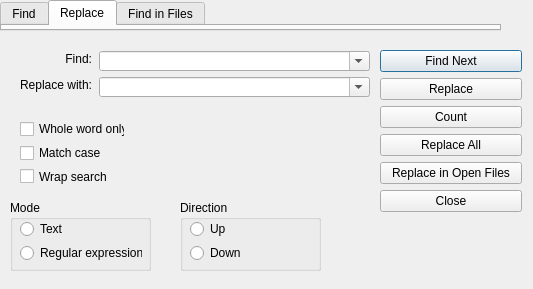
<?xml version="1.0" encoding="UTF-8"?>
<ui version="4.0">
 <class>Ui::Search</class>
 <widget class="QDialog" name="Ui::Search">
  <property name="geometry">
   <rect>
    <x>0</x>
    <y>0</y>
    <width>533</width>
    <height>289</height>
   </rect>
  </property>
  <property name="contextMenuPolicy">
   <enum>Qt::NoContextMenu</enum>
  </property>
  <property name="windowTitle">
   <string>Search</string>
  </property>
  <property name="modal">
   <bool>false</bool>
  </property>
  <widget class="QTabWidget" name="tabFindContainer">
   <property name="geometry">
    <rect>
     <x>0</x>
     <y>0</y>
     <width>501</width>
     <height>31</height>
    </rect>
   </property>
   <property name="sizePolicy">
    <sizepolicy hsizetype="Expanding" vsizetype="Expanding">
     <horstretch>1</horstretch>
     <verstretch>1</verstretch>
    </sizepolicy>
   </property>
   <property name="maximumSize">
    <size>
     <width>16777215</width>
     <height>16777215</height>
    </size>
   </property>
   <property name="tabShape">
    <enum>QTabWidget::Rounded</enum>
   </property>
   <property name="currentIndex">
    <number>1</number>
   </property>
   <widget class="QWidget" name="tabFind">
    <attribute name="title">
     <string>Find</string>
    </attribute>
   </widget>
   <widget class="QWidget" name="tabReplace">
    <attribute name="title">
     <string>Replace</string>
    </attribute>
   </widget>
   <widget class="QWidget" name="tabFindInFiles">
    <property name="enabled">
     <bool>true</bool>
    </property>
    <attribute name="title">
     <string>Find in Files</string>
    </attribute>
   </widget>
  </widget>
  <widget class="QWidget" name="verticalLayoutWidget">
   <property name="geometry">
    <rect>
     <x>380</x>
     <y>50</y>
     <width>144</width>
     <height>181</height>
    </rect>
   </property>
   <layout class="QVBoxLayout" name="lyBtnContainer">
    <property name="sizeConstraint">
     <enum>QLayout::SetFixedSize</enum>
    </property>
    <item>
     <widget class="QPushButton" name="btnFindNext">
      <property name="sizePolicy">
       <sizepolicy hsizetype="Fixed" vsizetype="Fixed">
        <horstretch>0</horstretch>
        <verstretch>0</verstretch>
       </sizepolicy>
      </property>
      <property name="minimumSize">
       <size>
        <width>142</width>
        <height>0</height>
       </size>
      </property>
      <property name="text">
       <string>Find Next</string>
      </property>
     </widget>
    </item>
    <item>
     <widget class="QPushButton" name="btnReplace">
      <property name="minimumSize">
       <size>
        <width>142</width>
        <height>0</height>
       </size>
      </property>
      <property name="text">
       <string>Replace</string>
      </property>
     </widget>
    </item>
    <item>
     <widget class="QPushButton" name="btnCount">
      <property name="minimumSize">
       <size>
        <width>142</width>
        <height>0</height>
       </size>
      </property>
      <property name="text">
       <string>Count</string>
      </property>
     </widget>
    </item>
    <item>
     <widget class="QPushButton" name="btnReplaceAll">
      <property name="minimumSize">
       <size>
        <width>142</width>
        <height>0</height>
       </size>
      </property>
      <property name="text">
       <string>Replace All</string>
      </property>
     </widget>
    </item>
    <item>
     <widget class="QPushButton" name="btnReplaceInOpenDocs">
      <property name="minimumSize">
       <size>
        <width>142</width>
        <height>0</height>
       </size>
      </property>
      <property name="text">
       <string>Replace in Open Files</string>
      </property>
     </widget>
    </item>
    <item>
     <widget class="QPushButton" name="btnClose">
      <property name="minimumSize">
       <size>
        <width>142</width>
        <height>0</height>
       </size>
      </property>
      <property name="text">
       <string>Close</string>
      </property>
     </widget>
    </item>
   </layout>
  </widget>
  <widget class="QLabel" name="label">
   <property name="geometry">
    <rect>
     <x>21</x>
     <y>51</y>
     <width>71</width>
     <height>16</height>
    </rect>
   </property>
   <property name="text">
    <string>Find:</string>
   </property>
   <property name="alignment">
    <set>Qt::AlignRight|Qt::AlignTrailing|Qt::AlignVCenter</set>
   </property>
  </widget>
  <widget class="QWidget" name="layoutWidget">
   <property name="geometry">
    <rect>
     <x>20</x>
     <y>120</y>
     <width>105</width>
     <height>65</height>
    </rect>
   </property>
   <layout class="QVBoxLayout" name="verticalLayout_2">
    <item>
     <widget class="QCheckBox" name="cbOptWholeWord">
      <property name="text">
       <string>Whole word only</string>
      </property>
     </widget>
    </item>
    <item>
     <widget class="QCheckBox" name="cbOptMatchCase">
      <property name="text">
       <string>Match case</string>
      </property>
     </widget>
    </item>
    <item>
     <widget class="QCheckBox" name="cbOptWrapSearch">
      <property name="text">
       <string>Wrap search</string>
      </property>
     </widget>
    </item>
   </layout>
  </widget>
  <widget class="QGroupBox" name="groupBox">
   <property name="geometry">
    <rect>
     <x>10</x>
     <y>200</y>
     <width>141</width>
     <height>71</height>
    </rect>
   </property>
   <property name="title">
    <string>Mode</string>
   </property>
   <widget class="QWidget" name="layoutWidget_3">
    <property name="geometry">
     <rect>
      <x>10</x>
      <y>20</y>
      <width>122</width>
      <height>42</height>
     </rect>
    </property>
    <layout class="QVBoxLayout" name="verticalLayout_3">
     <item>
      <widget class="QRadioButton" name="optModeNormal">
       <property name="text">
        <string>Text</string>
       </property>
      </widget>
     </item>
     <item>
      <widget class="QRadioButton" name="optModeRegex">
       <property name="text">
        <string>Regular expressions</string>
       </property>
      </widget>
     </item>
    </layout>
   </widget>
  </widget>
  <widget class="QGroupBox" name="groupBox_2">
   <property name="geometry">
    <rect>
     <x>180</x>
     <y>200</y>
     <width>141</width>
     <height>71</height>
    </rect>
   </property>
   <property name="title">
    <string>Direction</string>
   </property>
   <widget class="QWidget" name="layoutWidget_4">
    <property name="geometry">
     <rect>
      <x>10</x>
      <y>20</y>
      <width>122</width>
      <height>42</height>
     </rect>
    </property>
    <layout class="QVBoxLayout" name="verticalLayout_4">
     <item>
      <widget class="QRadioButton" name="optDirUp">
       <property name="text">
        <string>Up</string>
       </property>
      </widget>
     </item>
     <item>
      <widget class="QRadioButton" name="optDirDown">
       <property name="text">
        <string>Down</string>
       </property>
      </widget>
     </item>
    </layout>
   </widget>
  </widget>
  <widget class="QLabel" name="lblReplaceSpec">
   <property name="geometry">
    <rect>
     <x>21</x>
     <y>77</y>
     <width>71</width>
     <height>16</height>
    </rect>
   </property>
   <property name="text">
    <string>Replace with:</string>
   </property>
   <property name="alignment">
    <set>Qt::AlignRight|Qt::AlignTrailing|Qt::AlignVCenter</set>
   </property>
  </widget>
  <widget class="QComboBox" name="cbReplaceSpec">
   <property name="geometry">
    <rect>
     <x>99</x>
     <y>77</y>
     <width>271</width>
     <height>20</height>
    </rect>
   </property>
   <property name="editable">
    <bool>true</bool>
   </property>
  </widget>
  <widget class="QComboBox" name="cbSearchSpec">
   <property name="geometry">
    <rect>
     <x>99</x>
     <y>51</y>
     <width>271</width>
     <height>20</height>
    </rect>
   </property>
   <property name="editable">
    <bool>true</bool>
   </property>
  </widget>
 </widget>
 <resources/>
 <connections/>
</ui>
